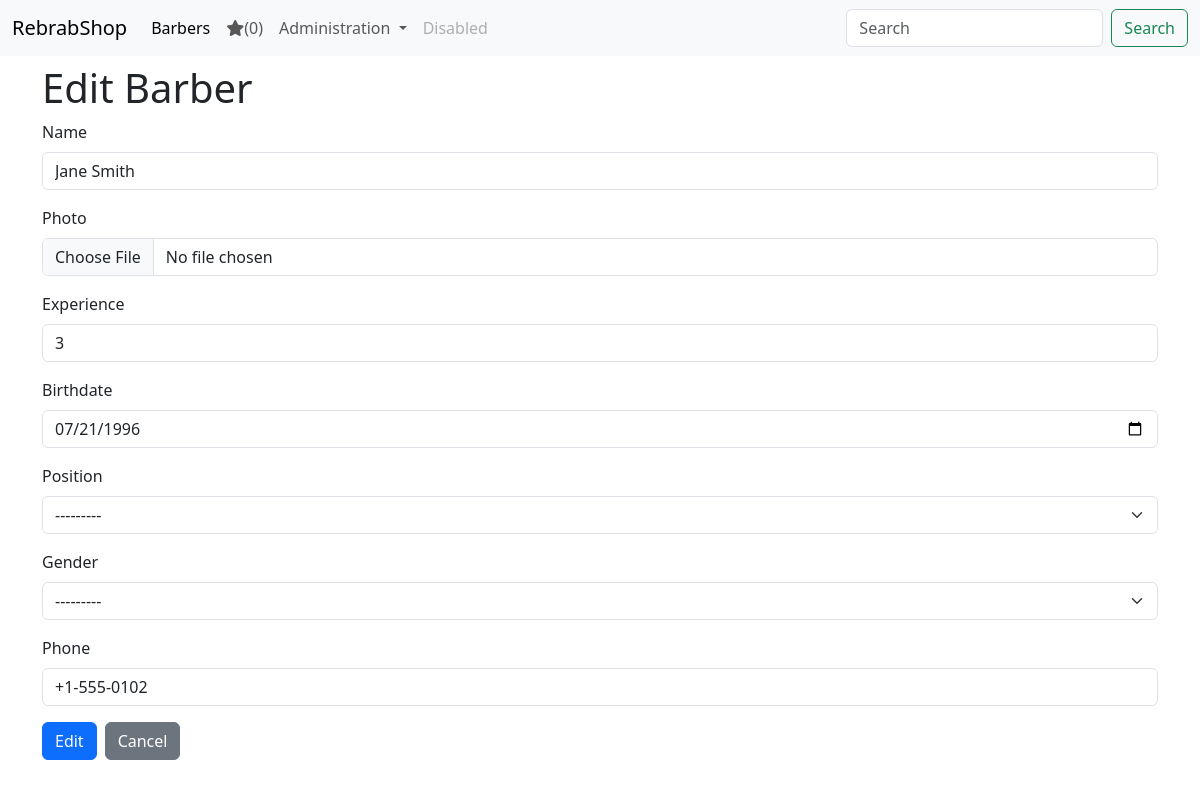
/barbers/edit/2/, run on the app's committed database.
### barbers/models.py (models this page shows, shortened)
class Barber(models.Model):
    GENDER_CHOICES = [
        ('M', 'Male'),
        ('F', 'Female')
    ]
    POSITION_CHOICES = [
        ('J', 'Junior Barber'),
        ('S', 'Senior Barber'),
        ('M', 'Master Barber')
    ]
    name = models.CharField(max_length=100)
    photo = models.ImageField(upload_to='barber_photos/', blank=True, null=True)
    experience = models.IntegerField(validators=[MinValueValidator(0), MaxValueValidator(60)])
    birthdate = models.DateField()
    position = models.CharField(max_length=100, choices=POSITION_CHOICES)
    gender = models.CharField(max_length=1, choices=GENDER_CHOICES)
    rating = models.FloatField(default=0)
    phone = models.CharField(max_length=20)

### barbers/views.py (the view)
# urls.py: path('edit/<int:pk>/', barbers.views.barber_update),
def barber_update(request, pk):
    barber = get_object_or_404(Barber, pk=pk)
    if request.method == "POST":
        form = BarberForm(request.POST, request.FILES, instance=barber)
        if form.is_valid():
            barber = form.save()
            messages.success(request, f"Barber {barber.name} has been updated successfully")
            return redirect(reverse("barber_detail", args=[barber.pk]))
    else:
        form = BarberForm(instance=barber)
    return render(request, "barbers/edit.html", {"form": form})

### barbers/forms.py
class BarberForm(ModelForm):
    class Meta:
        model = Barber
        fields = ["name", "photo", "experience", "birthdate", "position", "gender", "phone"]
        widgets = {
            'birthdate': forms.DateInput(attrs={'class': 'form-control', 'type': 'date'}),
            "photo": forms.ClearableFileInput(attrs={'class': 'form-control'}),
            "position": forms.Select(attrs={'class': 'form-select'}),
            "gender": forms.Select(attrs={'class': 'form-select'}),
            "name": forms.TextInput(attrs={'class': 'form-control', 'placeholder': 'Enter barber name'}),
            "experience": forms.NumberInput(attrs={'class': 'form-control', 'placeholder': 'Enter years of experience'}),
            "phone": forms.TextInput(attrs={'class': 'form-control', 'placeholder': 'Enter phone number', "type": "tel"}),
        }

### favorites/context_processor.py (called while the page is built)
def favorite_barbers_count(request):
    return { 'fav_count': get_count_of_favorite_barbers(request) }

### favorites/favorites.py (called while the page is built)
def get_favorite_barbers(request):
    return request.session.get(FAVORITE_BARBERS_KEY, [])

def get_count_of_favorite_barbers(request):
    return len(get_favorite_barbers(request))

### barbers/templates/barbers/edit.html
{% extends "layout.html" %}
{% block content %}
{% include "components/barber_form.html" with form_title="Edit Barber" action_name="Edit" %}
{% endblock %}

### barbers/templates/components/barber_form.html (shortened to what this page needs)
<h1 class="my-2">{{ form_title }}</h1>
<form method="post" enctype="multipart/form-data">
   {% for field in form %}
  <div class="mb-3">
    <label for="{{ field.id_for_label }}" class="form-label">
      {{ field.label }}
    </label>
    {{ field }}
  </div>
  {% endfor %}
  <div class="d-flex gap-2">
    <button type="submit" class="btn btn-primary">{{ action_name }}</button>
    <a href="javascript:history.back()" class="btn btn-secondary">Cancel</a>
  </div>
</form>

### data on the page
Barber: form "Jane Smith" "3" "07/21/1996" "---------" "---------" "+1-555-0102"

### other printed values
{{ fav_count }} "0"
{{ field.label }} "Name" "Photo" "Experience" "Birthdate" "Position" "Gender" "Phone"
{{ action_name }} "Edit"
